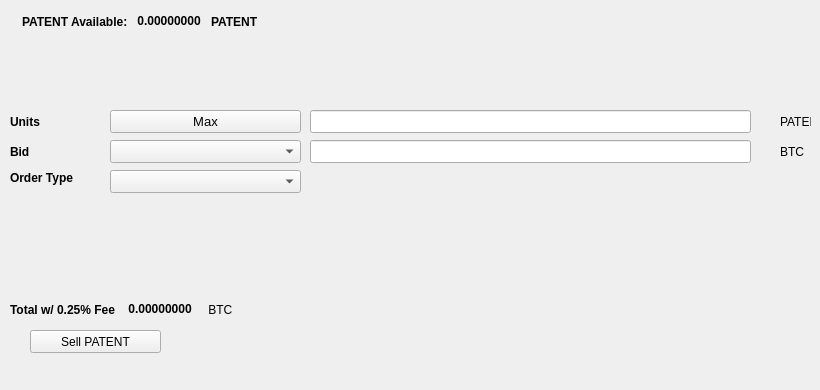
   <widget class="QWidget" name="SellTab">
    <attribute name="title">
     <string>Sell</string>
    </attribute>
    <widget class="QLabel" name="label_16">
     <property name="geometry">
      <rect>
       <x>780</x>
       <y>140</y>
       <width>31</width>
       <height>23</height>
      </rect>
     </property>
     <property name="text">
      <string>BTC</string>
     </property>
    </widget>
    <widget class="QComboBox" name="SellBidcomboBox">
     <property name="geometry">
      <rect>
       <x>110</x>
       <y>140</y>
       <width>191</width>
       <height>23</height>
      </rect>
     </property>
     <property name="font">
      <font>
       <pointsize>10</pointsize>
      </font>
     </property>
    </widget>
    <widget class="QLabel" name="label_18">
     <property name="geometry">
      <rect>
       <x>10</x>
       <y>110</y>
       <width>46</width>
       <height>23</height>
      </rect>
     </property>
     <property name="font">
      <font>
       <weight>75</weight>
       <bold>true</bold>
      </font>
     </property>
     <property name="text">
      <string>Units</string>
     </property>
    </widget>
    <widget class="QPushButton" name="Sell_Max_Amount">
     <property name="geometry">
      <rect>
       <x>110</x>
       <y>110</y>
       <width>191</width>
       <height>23</height>
      </rect>
     </property>
     <property name="font">
      <font>
       <pointsize>10</pointsize>
      </font>
     </property>
     <property name="text">
      <string>Max</string>
     </property>
    </widget>
    <widget class="QLabel" name="label_20">
     <property name="geometry">
      <rect>
       <x>10</x>
       <y>170</y>
       <width>91</width>
       <height>16</height>
      </rect>
     </property>
     <property name="font">
      <font>
       <weight>75</weight>
       <bold>true</bold>
      </font>
     </property>
     <property name="text">
      <string>Order Type</string>
     </property>
    </widget>
    <widget class="QComboBox" name="SellOrdertypeCombo">
     <property name="geometry">
      <rect>
       <x>110</x>
       <y>170</y>
       <width>191</width>
       <height>23</height>
      </rect>
     </property>
     <property name="font">
      <font>
       <pointsize>10</pointsize>
      </font>
     </property>
    </widget>
    <widget class="QLabel" name="label_21">
     <property name="geometry">
      <rect>
       <x>10</x>
       <y>140</y>
       <width>46</width>
       <height>23</height>
      </rect>
     </property>
     <property name="font">
      <font>
       <weight>75</weight>
       <bold>true</bold>
      </font>
     </property>
     <property name="text">
      <string>Bid</string>
     </property>
    </widget>
    <widget class="QLabel" name="label_22">
     <property name="geometry">
      <rect>
       <x>780</x>
       <y>110</y>
       <width>31</width>
       <height>23</height>
      </rect>
     </property>
     <property name="text">
      <string>PATENT</string>
     </property>
    </widget>
    <widget class="QLineEdit" name="UnitsInputPATENT">
     <property name="geometry">
      <rect>
       <x>310</x>
       <y>110</y>
       <width>441</width>
       <height>23</height>
      </rect>
     </property>
     <property name="font">
      <font>
       <pointsize>9</pointsize>
       <weight>75</weight>
       <bold>true</bold>
      </font>
     </property>
    </widget>
    <widget class="QLineEdit" name="SellBidPriceEdit">
     <property name="geometry">
      <rect>
       <x>310</x>
       <y>140</y>
       <width>441</width>
       <height>23</height>
      </rect>
     </property>
     <property name="font">
      <font>
       <pointsize>9</pointsize>
       <weight>75</weight>
       <bold>true</bold>
      </font>
     </property>
    </widget>
    <widget class="QPushButton" name="SellPATENTBTN">
     <property name="geometry">
      <rect>
       <x>30</x>
       <y>330</y>
       <width>131</width>
       <height>23</height>
      </rect>
     </property>
     <property name="text">
      <string>Sell PATENT</string>
     </property>
     <property name="icon">
      <iconset resource="../patent">
       <normaloff>:/icons/bitcoin</normaloff>:/icons/bitcoin</iconset>
     </property>
    </widget>
    <widget class="QWidget" name="layoutWidget3">
     <property name="geometry">
      <rect>
       <x>22</x>
       <y>12</y>
       <width>258</width>
       <height>19</height>
      </rect>
     </property>
     <layout class="QHBoxLayout" name="horizontalLayout">
      <item>
       <widget class="QLabel" name="label232_2">
        <property name="font">
         <font>
          <weight>75</weight>
          <bold>true</bold>
         </font>
        </property>
        <property name="text">
         <string>PATENT Available:</string>
        </property>
       </widget>
      </item>
      <item>
       <widget class="QLabel" name="PATENTAvailableLabel">
        <property name="palette">
         <palette>
          <active>
           <colorrole role="WindowText">
            <brush brushstyle="SolidPattern">
             <color alpha="255">
              <red>0</red>
              <green>0</green>
              <blue>0</blue>
             </color>
            </brush>
           </colorrole>
           <colorrole role="Button">
            <brush brushstyle="SolidPattern">
             <color alpha="255">
              <red>0</red>
              <green>170</green>
              <blue>0</blue>
             </color>
            </brush>
           </colorrole>
           <colorrole role="Light">
            <brush brushstyle="SolidPattern">
             <color alpha="255">
              <red>0</red>
              <green>255</green>
              <blue>0</blue>
             </color>
            </brush>
           </colorrole>
           <colorrole role="Midlight">
            <brush brushstyle="SolidPattern">
             <color alpha="255">
              <red>0</red>
              <green>212</green>
              <blue>0</blue>
             </color>
            </brush>
           </colorrole>
           <colorrole role="Dark">
            <brush brushstyle="SolidPattern">
             <color alpha="255">
              <red>0</red>
              <green>85</green>
              <blue>0</blue>
             </color>
            </brush>
           </colorrole>
           <colorrole role="Mid">
            <brush brushstyle="SolidPattern">
             <color alpha="255">
              <red>0</red>
              <green>113</green>
              <blue>0</blue>
             </color>
            </brush>
           </colorrole>
           <colorrole role="Text">
            <brush brushstyle="SolidPattern">
             <color alpha="255">
              <red>0</red>
              <green>170</green>
              <blue>0</blue>
             </color>
            </brush>
           </colorrole>
           <colorrole role="BrightText">
            <brush brushstyle="SolidPattern">
             <color alpha="255">
              <red>255</red>
              <green>255</green>
              <blue>255</blue>
             </color>
            </brush>
           </colorrole>
           <colorrole role="ButtonText">
            <brush brushstyle="SolidPattern">
             <color alpha="255">
              <red>0</red>
              <green>0</green>
              <blue>0</blue>
             </color>
            </brush>
           </colorrole>
           <colorrole role="Base">
            <brush brushstyle="SolidPattern">
             <color alpha="255">
              <red>255</red>
              <green>255</green>
              <blue>255</blue>
             </color>
            </brush>
           </colorrole>
           <colorrole role="Window">
            <brush brushstyle="SolidPattern">
             <color alpha="255">
              <red>0</red>
              <green>170</green>
              <blue>0</blue>
             </color>
            </brush>
           </colorrole>
           <colorrole role="Shadow">
            <brush brushstyle="SolidPattern">
             <color alpha="255">
              <red>0</red>
              <green>0</green>
              <blue>0</blue>
             </color>
            </brush>
           </colorrole>
           <colorrole role="AlternateBase">
            <brush brushstyle="SolidPattern">
             <color alpha="255">
              <red>127</red>
              <green>212</green>
              <blue>127</blue>
             </color>
            </brush>
           </colorrole>
           <colorrole role="ToolTipBase">
            <brush brushstyle="SolidPattern">
             <color alpha="255">
              <red>255</red>
              <green>255</green>
              <blue>220</blue>
             </color>
            </brush>
           </colorrole>
           <colorrole role="ToolTipText">
            <brush brushstyle="SolidPattern">
             <color alpha="255">
              <red>0</red>
              <green>0</green>
              <blue>0</blue>
             </color>
            </brush>
           </colorrole>
          </active>
          <inactive>
           <colorrole role="WindowText">
            <brush brushstyle="SolidPattern">
             <color alpha="255">
              <red>0</red>
              <green>0</green>
              <blue>0</blue>
             </color>
            </brush>
           </colorrole>
           <colorrole role="Button">
            <brush brushstyle="SolidPattern">
             <color alpha="255">
              <red>0</red>
              <green>170</green>
              <blue>0</blue>
             </color>
            </brush>
           </colorrole>
           <colorrole role="Light">
            <brush brushstyle="SolidPattern">
             <color alpha="255">
              <red>0</red>
              <green>255</green>
              <blue>0</blue>
             </color>
            </brush>
           </colorrole>
           <colorrole role="Midlight">
            <brush brushstyle="SolidPattern">
             <color alpha="255">
              <red>0</red>
              <green>212</green>
              <blue>0</blue>
             </color>
            </brush>
           </colorrole>
           <colorrole role="Dark">
            <brush brushstyle="SolidPattern">
             <color alpha="255">
              <red>0</red>
              <green>85</green>
              <blue>0</blue>
             </color>
            </brush>
           </colorrole>
           <colorrole role="Mid">
            <brush brushstyle="SolidPattern">
             <color alpha="255">
              <red>0</red>
              <green>113</green>
              <blue>0</blue>
             </color>
            </brush>
           </colorrole>
           <colorrole role="Text">
            <brush brushstyle="SolidPattern">
             <color alpha="255">
              <red>0</red>
              <green>170</green>
              <blue>0</blue>
             </color>
            </brush>
           </colorrole>
           <colorrole role="BrightText">
            <brush brushstyle="SolidPattern">
             <color alpha="255">
              <red>255</red>
              <green>255</green>
              <blue>255</blue>
             </color>
            </brush>
           </colorrole>
           <colorrole role="ButtonText">
            <brush brushstyle="SolidPattern">
             <color alpha="255">
              <red>0</red>
              <green>0</green>
              <blue>0</blue>
             </color>
            </brush>
           </colorrole>
           <colorrole role="Base">
            <brush brushstyle="SolidPattern">
             <color alpha="255">
              <red>255</red>
              <green>255</green>
              <blue>255</blue>
             </color>
            </brush>
           </colorrole>
           <colorrole role="Window">
            <brush brushstyle="SolidPattern">
             <color alpha="255">
              <red>0</red>
              <green>170</green>
              <blue>0</blue>
             </color>
            </brush>
           </colorrole>
           <colorrole role="Shadow">
            <brush brushstyle="SolidPattern">
             <color alpha="255">
              <red>0</red>
              <green>0</green>
              <blue>0</blue>
             </color>
            </brush>
           </colorrole>
           <colorrole role="AlternateBase">
            <brush brushstyle="SolidPattern">
             <color alpha="255">
              <red>127</red>
              <green>212</green>
              <blue>127</blue>
             </color>
            </brush>
           </colorrole>
           <colorrole role="ToolTipBase">
            <brush brushstyle="SolidPattern">
             <color alpha="255">
              <red>255</red>
              <green>255</green>
              <blue>220</blue>
             </color>
            </brush>
           </colorrole>
           <colorrole role="ToolTipText">
            <brush brushstyle="SolidPattern">
             <color alpha="255">
              <red>0</red>
              <green>0</green>
              <blue>0</blue>
             </color>
            </brush>
           </colorrole>
          </inactive>
          <disabled>
           <colorrole role="WindowText">
            <brush brushstyle="SolidPattern">
             <color alpha="255">
              <red>0</red>
              <green>85</green>
              <blue>0</blue>
             </color>
            </brush>
           </colorrole>
           <colorrole role="Button">
            <brush brushstyle="SolidPattern">
             <color alpha="255">
              <red>0</red>
              <green>170</green>
              <blue>0</blue>
             </color>
            </brush>
           </colorrole>
           <colorrole role="Light">
            <brush brushstyle="SolidPattern">
             <color alpha="255">
              <red>0</red>
              <green>255</green>
              <blue>0</blue>
             </color>
            </brush>
           </colorrole>
           <colorrole role="Midlight">
            <brush brushstyle="SolidPattern">
             <color alpha="255">
              <red>0</red>
              <green>212</green>
              <blue>0</blue>
             </color>
            </brush>
           </colorrole>
           <colorrole role="Dark">
            <brush brushstyle="SolidPattern">
             <color alpha="255">
              <red>0</red>
              <green>85</green>
              <blue>0</blue>
             </color>
            </brush>
           </colorrole>
           <colorrole role="Mid">
            <brush brushstyle="SolidPattern">
             <color alpha="255">
              <red>0</red>
              <green>113</green>
              <blue>0</blue>
             </color>
            </brush>
           </colorrole>
           <colorrole role="Text">
            <brush brushstyle="SolidPattern">
             <color alpha="255">
              <red>0</red>
              <green>85</green>
              <blue>0</blue>
             </color>
            </brush>
           </colorrole>
           <colorrole role="BrightText">
            <brush brushstyle="SolidPattern">
             <color alpha="255">
              <red>255</red>
              <green>255</green>
              <blue>255</blue>
             </color>
            </brush>
           </colorrole>
           <colorrole role="ButtonText">
            <brush brushstyle="SolidPattern">
             <color alpha="255">
              <red>0</red>
              <green>85</green>
              <blue>0</blue>
             </color>
            </brush>
           </colorrole>
           <colorrole role="Base">
            <brush brushstyle="SolidPattern">
             <color alpha="255">
              <red>0</red>
              <green>170</green>
              <blue>0</blue>
             </color>
            </brush>
           </colorrole>
           <colorrole role="Window">
            <brush brushstyle="SolidPattern">
             <color alpha="255">
              <red>0</red>
              <green>170</green>
              <blue>0</blue>
             </color>
            </brush>
           </colorrole>
           <colorrole role="Shadow">
            <brush brushstyle="SolidPattern">
             <color alpha="255">
              <red>0</red>
              <green>0</green>
              <blue>0</blue>
             </color>
            </brush>
           </colorrole>
           <colorrole role="AlternateBase">
            <brush brushstyle="SolidPattern">
             <color alpha="255">
              <red>0</red>
              <green>170</green>
              <blue>0</blue>
             </color>
            </brush>
           </colorrole>
           <colorrole role="ToolTipBase">
            <brush brushstyle="SolidPattern">
             <color alpha="255">
              <red>255</red>
              <green>255</green>
              <blue>220</blue>
             </color>
            </brush>
           </colorrole>
           <colorrole role="ToolTipText">
            <brush brushstyle="SolidPattern">
             <color alpha="255">
              <red>0</red>
              <green>0</green>
              <blue>0</blue>
             </color>
            </brush>
           </colorrole>
          </disabled>
         </palette>
        </property>
        <property name="font">
         <font>
          <weight>75</weight>
          <bold>true</bold>
         </font>
        </property>
        <property name="text">
         <string> 0.00000000 </string>
        </property>
        <property name="textInteractionFlags">
         <set>Qt::LinksAccessibleByMouse|Qt::TextSelectableByKeyboard|Qt::TextSelectableByMouse</set>
        </property>
       </widget>
      </item>
      <item>
       <widget class="QLabel" name="labelPATENT">
        <property name="font">
         <font>
          <weight>75</weight>
          <bold>true</bold>
         </font>
        </property>
        <property name="text">
         <string>PATENT</string>
        </property>
       </widget>
      </item>
     </layout>
    </widget>
    <widget class="QWidget" name="layoutWidget">
     <property name="geometry">
      <rect>
       <x>10</x>
       <y>300</y>
       <width>268</width>
       <height>19</height>
      </rect>
     </property>
     <layout class="QHBoxLayout" name="horizontalLayout_2">
      <item>
       <widget class="QLabel" name="label_19">
        <property name="font">
         <font>
          <weight>75</weight>
          <bold>true</bold>
         </font>
        </property>
        <property name="text">
         <string>Total w/ 0.25% Fee </string>
        </property>
       </widget>
      </item>
      <item>
       <widget class="QLabel" name="SellCostLabel">
        <property name="palette">
         <palette>
          <active>
           <colorrole role="WindowText">
            <brush brushstyle="SolidPattern">
             <color alpha="255">
              <red>0</red>
              <green>0</green>
              <blue>0</blue>
             </color>
            </brush>
           </colorrole>
           <colorrole role="Button">
            <brush brushstyle="SolidPattern">
             <color alpha="255">
              <red>0</red>
              <green>170</green>
              <blue>0</blue>
             </color>
            </brush>
           </colorrole>
           <colorrole role="Light">
            <brush brushstyle="SolidPattern">
             <color alpha="255">
              <red>0</red>
              <green>255</green>
              <blue>0</blue>
             </color>
            </brush>
           </colorrole>
           <colorrole role="Midlight">
            <brush brushstyle="SolidPattern">
             <color alpha="255">
              <red>0</red>
              <green>212</green>
              <blue>0</blue>
             </color>
            </brush>
           </colorrole>
           <colorrole role="Dark">
            <brush brushstyle="SolidPattern">
             <color alpha="255">
              <red>0</red>
              <green>85</green>
              <blue>0</blue>
             </color>
            </brush>
           </colorrole>
           <colorrole role="Mid">
            <brush brushstyle="SolidPattern">
             <color alpha="255">
              <red>0</red>
              <green>113</green>
              <blue>0</blue>
             </color>
            </brush>
           </colorrole>
           <colorrole role="Text">
            <brush brushstyle="SolidPattern">
             <color alpha="255">
              <red>0</red>
              <green>170</green>
              <blue>0</blue>
             </color>
            </brush>
           </colorrole>
           <colorrole role="BrightText">
            <brush brushstyle="SolidPattern">
             <color alpha="255">
              <red>255</red>
              <green>255</green>
              <blue>255</blue>
             </color>
            </brush>
           </colorrole>
           <colorrole role="ButtonText">
            <brush brushstyle="SolidPattern">
             <color alpha="255">
              <red>0</red>
              <green>0</green>
              <blue>0</blue>
             </color>
            </brush>
           </colorrole>
           <colorrole role="Base">
            <brush brushstyle="SolidPattern">
             <color alpha="255">
              <red>255</red>
              <green>255</green>
              <blue>255</blue>
             </color>
            </brush>
           </colorrole>
           <colorrole role="Window">
            <brush brushstyle="SolidPattern">
             <color alpha="255">
              <red>0</red>
              <green>170</green>
              <blue>0</blue>
             </color>
            </brush>
           </colorrole>
           <colorrole role="Shadow">
            <brush brushstyle="SolidPattern">
             <color alpha="255">
              <red>0</red>
              <green>0</green>
              <blue>0</blue>
             </color>
            </brush>
           </colorrole>
           <colorrole role="AlternateBase">
            <brush brushstyle="SolidPattern">
             <color alpha="255">
              <red>127</red>
              <green>212</green>
              <blue>127</blue>
             </color>
            </brush>
           </colorrole>
           <colorrole role="ToolTipBase">
            <brush brushstyle="SolidPattern">
             <color alpha="255">
              <red>255</red>
              <green>255</green>
              <blue>220</blue>
             </color>
            </brush>
           </colorrole>
           <colorrole role="ToolTipText">
            <brush brushstyle="SolidPattern">
             <color alpha="255">
              <red>0</red>
              <green>0</green>
              <blue>0</blue>
             </color>
            </brush>
           </colorrole>
          </active>
          <inactive>
           <colorrole role="WindowText">
            <brush brushstyle="SolidPattern">
             <color alpha="255">
              <red>0</red>
              <green>0</green>
              <blue>0</blue>
             </color>
            </brush>
           </colorrole>
           <colorrole role="Button">
            <brush brushstyle="SolidPattern">
             <color alpha="255">
              <red>0</red>
              <green>170</green>
              <blue>0</blue>
             </color>
            </brush>
           </colorrole>
           <colorrole role="Light">
            <brush brushstyle="SolidPattern">
             <color alpha="255">
              <red>0</red>
              <green>255</green>
              <blue>0</blue>
             </color>
            </brush>
           </colorrole>
           <colorrole role="Midlight">
            <brush brushstyle="SolidPattern">
             <color alpha="255">
              <red>0</red>
              <green>212</green>
              <blue>0</blue>
             </color>
            </brush>
           </colorrole>
           <colorrole role="Dark">
            <brush brushstyle="SolidPattern">
             <color alpha="255">
              <red>0</red>
              <green>85</green>
              <blue>0</blue>
             </color>
            </brush>
           </colorrole>
           <colorrole role="Mid">
            <brush brushstyle="SolidPattern">
             <color alpha="255">
              <red>0</red>
              <green>113</green>
              <blue>0</blue>
             </color>
            </brush>
           </colorrole>
           <colorrole role="Text">
            <brush brushstyle="SolidPattern">
             <color alpha="255">
              <red>0</red>
              <green>170</green>
              <blue>0</blue>
             </color>
            </brush>
           </colorrole>
           <colorrole role="BrightText">
            <brush brushstyle="SolidPattern">
             <color alpha="255">
              <red>255</red>
              <green>255</green>
              <blue>255</blue>
             </color>
            </brush>
           </colorrole>
           <colorrole role="ButtonText">
            <brush brushstyle="SolidPattern">
             <color alpha="255">
              <red>0</red>
              <green>0</green>
              <blue>0</blue>
             </color>
            </brush>
           </colorrole>
           <colorrole role="Base">
            <brush brushstyle="SolidPattern">
             <color alpha="255">
              <red>255</red>
              <green>255</green>
              <blue>255</blue>
             </color>
            </brush>
           </colorrole>
           <colorrole role="Window">
            <brush brushstyle="SolidPattern">
             <color alpha="255">
              <red>0</red>
              <green>170</green>
              <blue>0</blue>
             </color>
            </brush>
           </colorrole>
           <colorrole role="Shadow">
            <brush brushstyle="SolidPattern">
             <color alpha="255">
              <red>0</red>
              <green>0</green>
              <blue>0</blue>
             </color>
            </brush>
           </colorrole>
           <colorrole role="AlternateBase">
            <brush brushstyle="SolidPattern">
             <color alpha="255">
              <red>127</red>
              <green>212</green>
              <blue>127</blue>
             </color>
            </brush>
           </colorrole>
           <colorrole role="ToolTipBase">
            <brush brushstyle="SolidPattern">
             <color alpha="255">
              <red>255</red>
              <green>255</green>
              <blue>220</blue>
             </color>
            </brush>
           </colorrole>
           <colorrole role="ToolTipText">
            <brush brushstyle="SolidPattern">
             <color alpha="255">
              <red>0</red>
              <green>0</green>
              <blue>0</blue>
             </color>
            </brush>
           </colorrole>
          </inactive>
          <disabled>
           <colorrole role="WindowText">
            <brush brushstyle="SolidPattern">
             <color alpha="255">
              <red>0</red>
              <green>85</green>
              <blue>0</blue>
             </color>
            </brush>
           </colorrole>
           <colorrole role="Button">
            <brush brushstyle="SolidPattern">
             <color alpha="255">
              <red>0</red>
              <green>170</green>
              <blue>0</blue>
             </color>
            </brush>
           </colorrole>
           <colorrole role="Light">
            <brush brushstyle="SolidPattern">
             <color alpha="255">
              <red>0</red>
              <green>255</green>
              <blue>0</blue>
             </color>
            </brush>
           </colorrole>
           <colorrole role="Midlight">
            <brush brushstyle="SolidPattern">
             <color alpha="255">
              <red>0</red>
              <green>212</green>
              <blue>0</blue>
             </color>
            </brush>
           </colorrole>
           <colorrole role="Dark">
            <brush brushstyle="SolidPattern">
             <color alpha="255">
              <red>0</red>
              <green>85</green>
              <blue>0</blue>
             </color>
            </brush>
           </colorrole>
           <colorrole role="Mid">
            <brush brushstyle="SolidPattern">
             <color alpha="255">
              <red>0</red>
              <green>113</green>
              <blue>0</blue>
             </color>
            </brush>
           </colorrole>
           <colorrole role="Text">
            <brush brushstyle="SolidPattern">
             <color alpha="255">
              <red>0</red>
              <green>85</green>
              <blue>0</blue>
             </color>
            </brush>
           </colorrole>
           <colorrole role="BrightText">
            <brush brushstyle="SolidPattern">
             <color alpha="255">
              <red>255</red>
              <green>255</green>
              <blue>255</blue>
             </color>
            </brush>
           </colorrole>
           <colorrole role="ButtonText">
            <brush brushstyle="SolidPattern">
             <color alpha="255">
              <red>0</red>
              <green>85</green>
              <blue>0</blue>
             </color>
            </brush>
           </colorrole>
           <colorrole role="Base">
            <brush brushstyle="SolidPattern">
             <color alpha="255">
              <red>0</red>
              <green>170</green>
              <blue>0</blue>
             </color>
            </brush>
           </colorrole>
           <colorrole role="Window">
            <brush brushstyle="SolidPattern">
             <color alpha="255">
              <red>0</red>
              <green>170</green>
              <blue>0</blue>
             </color>
            </brush>
           </colorrole>
           <colorrole role="Shadow">
            <brush brushstyle="SolidPattern">
             <color alpha="255">
              <red>0</red>
              <green>0</green>
              <blue>0</blue>
             </color>
            </brush>
           </colorrole>
           <colorrole role="AlternateBase">
            <brush brushstyle="SolidPattern">
             <color alpha="255">
              <red>0</red>
              <green>170</green>
              <blue>0</blue>
             </color>
            </brush>
           </colorrole>
           <colorrole role="ToolTipBase">
            <brush brushstyle="SolidPattern">
             <color alpha="255">
              <red>255</red>
              <green>255</green>
              <blue>220</blue>
             </color>
            </brush>
           </colorrole>
           <colorrole role="ToolTipText">
            <brush brushstyle="SolidPattern">
             <color alpha="255">
              <red>0</red>
              <green>0</green>
              <blue>0</blue>
             </color>
            </brush>
           </colorrole>
          </disabled>
         </palette>
        </property>
        <property name="font">
         <font>
          <weight>75</weight>
          <bold>true</bold>
         </font>
        </property>
        <property name="autoFillBackground">
         <bool>false</bool>
        </property>
        <property name="text">
         <string> 0.00000000</string>
        </property>
        <property name="textInteractionFlags">
         <set>Qt::LinksAccessibleByMouse|Qt::TextSelectableByMouse</set>
        </property>
       </widget>
      </item>
      <item>
       <widget class="QLabel" name="label_17">
        <property name="font">
         <font>
          <weight>50</weight>
          <bold>false</bold>
         </font>
        </property>
        <property name="text">
         <string> BTC</string>
        </property>
       </widget>
      </item>
     </layout>
    </widget>
    <widget class="QLabel" name="label_23">
     <property name="geometry">
      <rect>
       <x>460</x>
       <y>300</y>
       <width>281</width>
       <height>81</height>
      </rect>
     </property>
     <property name="text">
      <string/>
     </property>
     <property name="pixmap">
      <pixmap>:/images/bittrex</pixmap>
     </property>
    </widget>
   </widget>
